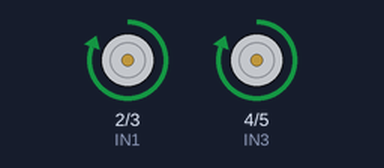
The sketch below on a simulated Arduino Uno, built with avr-gcc and run on an emulated ATmega328P. Shown: motor-driver pin pairs drawn as motors (green arrow = first pin HIGH = forward, orange = second pin HIGH = backward, longer = more drive).

Above: at 1.0 s.
At 3.0 s:
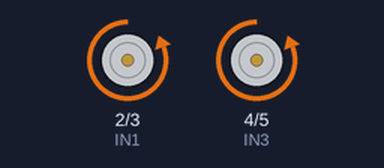
At 5.0 s:
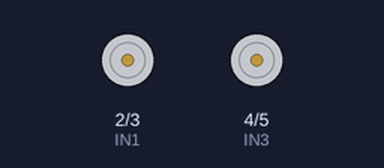
Timing chart, 0 to 7.8 s (numbered marks = the images above):
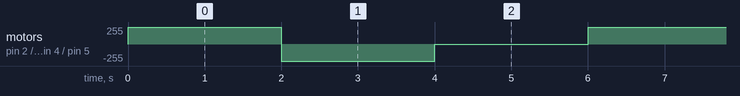

The sketch:

Drivemotor.ino
```cpp
// Motor A
int IN1 = 2;
int IN2 = 3;

// Motor B
int IN3 = 4;
int IN4 = 5;

void setup() {
  pinMode(IN1, OUTPUT);
  pinMode(IN2, OUTPUT);
  pinMode(IN3, OUTPUT);
  pinMode(IN4, OUTPUT);
}

// ฟังก์ชันควบคุมมอเตอร์ A
void motorA_forward() {
  digitalWrite(IN1, HIGH);
  digitalWrite(IN2, LOW);
}

void motorA_backward() {
  digitalWrite(IN1, LOW);
  digitalWrite(IN2, HIGH);
}

void motorA_stop() {
  digitalWrite(IN1, LOW);
  digitalWrite(IN2, LOW);
}

// ฟังก์ชันควบคุมมอเตอร์ B
void motorB_forward() {
  digitalWrite(IN3, HIGH);
  digitalWrite(IN4, LOW);
}

void motorB_backward() {
  digitalWrite(IN3, LOW);
  digitalWrite(IN4, HIGH);
}

void motorB_stop() {
  digitalWrite(IN3, LOW);
  digitalWrite(IN4, LOW);
}

void loop() {
  // ทั้งสองมอเตอร์หมุนไปข้างหน้า
  motorA_forward();
  motorB_forward();
  delay(2000);

  // หมุนถอยหลัง
  motorA_backward();
  motorB_backward();
  delay(2000);

  // หยุด
  motorA_stop();
  motorB_stop();
  delay(2000);
}
```

Measured:
- by itself, motor on pin 2 (IN1) / pin 3 (IN2), motor on pin 4 (IN3) / pin 5 (IN4): repeats every 6.0 s: backward 255/255 2.0 s, stopped 2.0 s, forward 255/255 2.0 s
